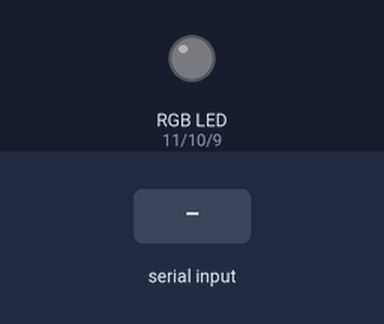
Bench run of a sketch on a simulated Arduino Uno, built with avr-gcc and run on an emulated ATmega328P. Parts: an RGB LED mixed from three pins (HIGH = lit). Inputs (shaded band) come from the test bench. Dim RGB values are drawn brighter than linear.

Above: at 1.2 s.
1.3 s: "90,45,200\n" received over Serial
At 2.4 s:
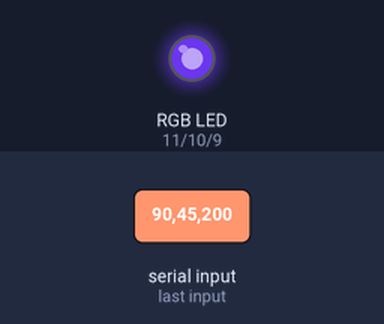
2.8 s: "30,150,10\n" received over Serial
At 3.5 s:
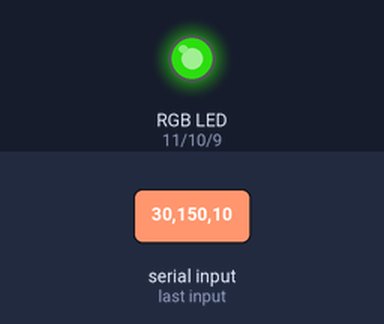
4.3 s: "1,90,45\n" received over Serial
At 4.6 s:
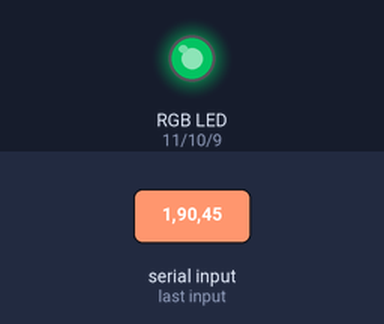
Timing chart, 0 to 7.3 s (numbered marks = the images above; inputs shaded):
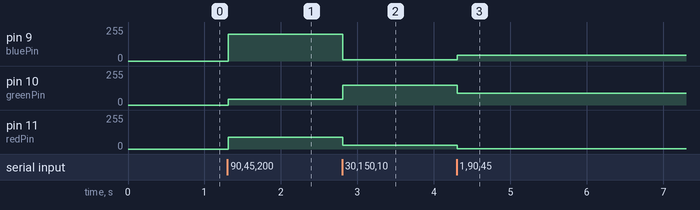

The sketch:

Mood_light.ino
```cpp
/* Made by Tomas Kopunec
 *  24.11.2018
 *
 *  By default SMART BLUETOOTH app
 *  sends three values in sliders tab, for example: 0,255,128\n
 *  With newline character at the end of each line
 *
 *  If you have any questions or issues
 *  don't hesitate and send me a message here: devkopunec@gmail.com
 *
 *  Don't forget to leave a 5-star rating and nice feedback
 *
 *  Thanks, Kopunec
 *
 *  Modified By Sanju's Robotics Studio
 */


const int redPin = 11;
const int greenPin = 10;
const int bluePin = 9;

void setup() {
  Serial.begin(9600);
  pinMode(redPin, OUTPUT);
  pinMode(greenPin, OUTPUT);
  pinMode(bluePin, OUTPUT);

}

void loop() {
  while (Serial.available() > 0) {
    int red = Serial.parseInt();
    int green = Serial.parseInt();
    int blue = Serial.parseInt();

    if (Serial.read() == '\n') {
      red   =   constrain(red, 0, 255);
      green =   constrain(green, 0, 255);
      blue  =   constrain(blue, 0, 255);

      analogWrite(redPin,   red);
      analogWrite(greenPin, green);
      analogWrite(bluePin,  blue);
    }
  }
}
```

Measured:
- after the input at 1.3 s, pin 9 (bluePin): 0/255 → 200/255 at once; pin 10 (greenPin): 0/255 → 45/255 at once; pin 11 (redPin): 0/255 → 90/255 at once
- after the input at 2.8 s, pin 9 (bluePin): 200/255 → 10/255 at once; pin 10 (greenPin): 45/255 → 150/255 at once; pin 11 (redPin): 90/255 → 30/255 at once
- after the input at 4.3 s, pin 9 (bluePin): 10/255 → 45/255 at once; pin 10 (greenPin): 150/255 → 90/255 at once; pin 11 (redPin): 30/255 → 1/255 at once
